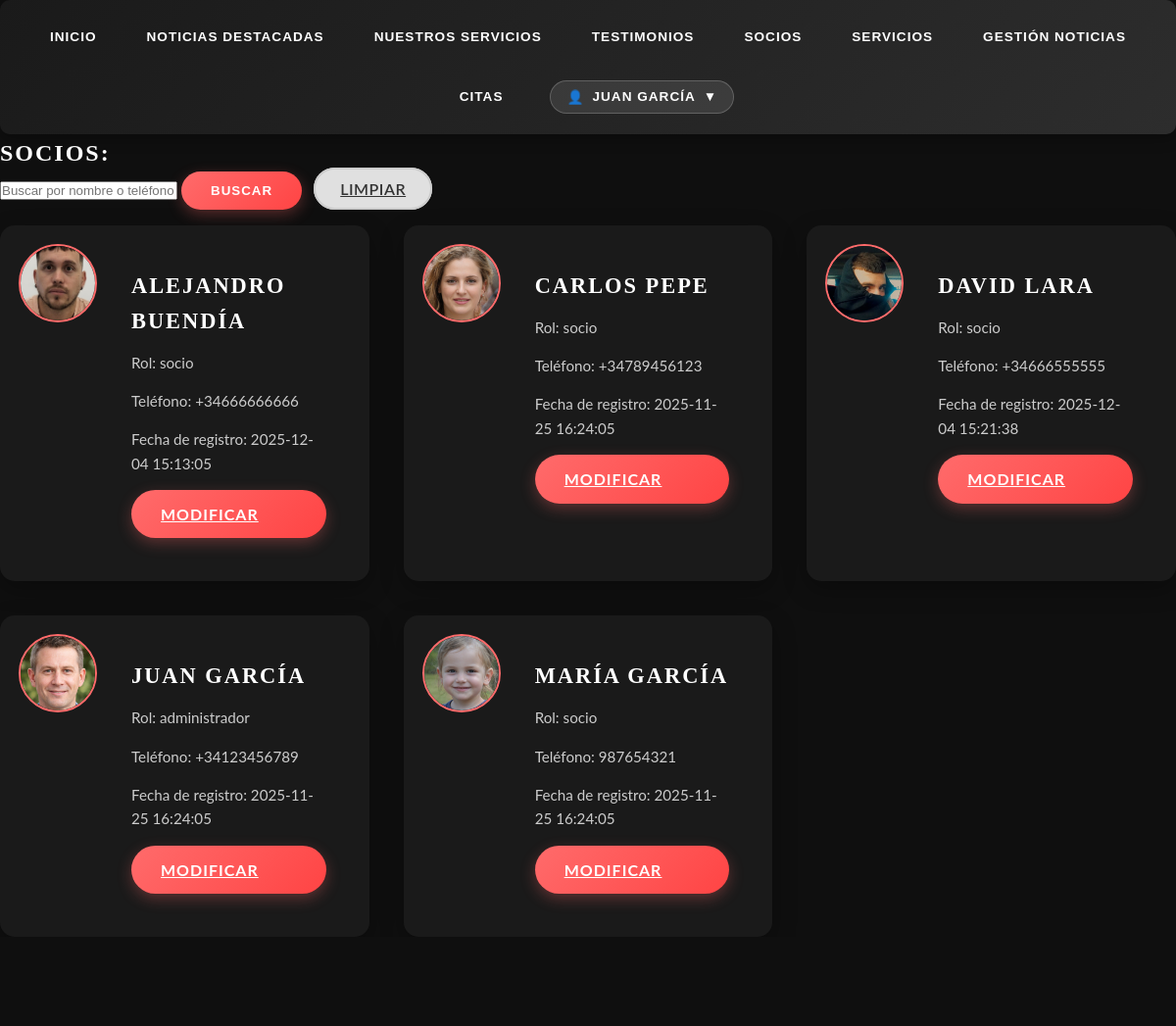
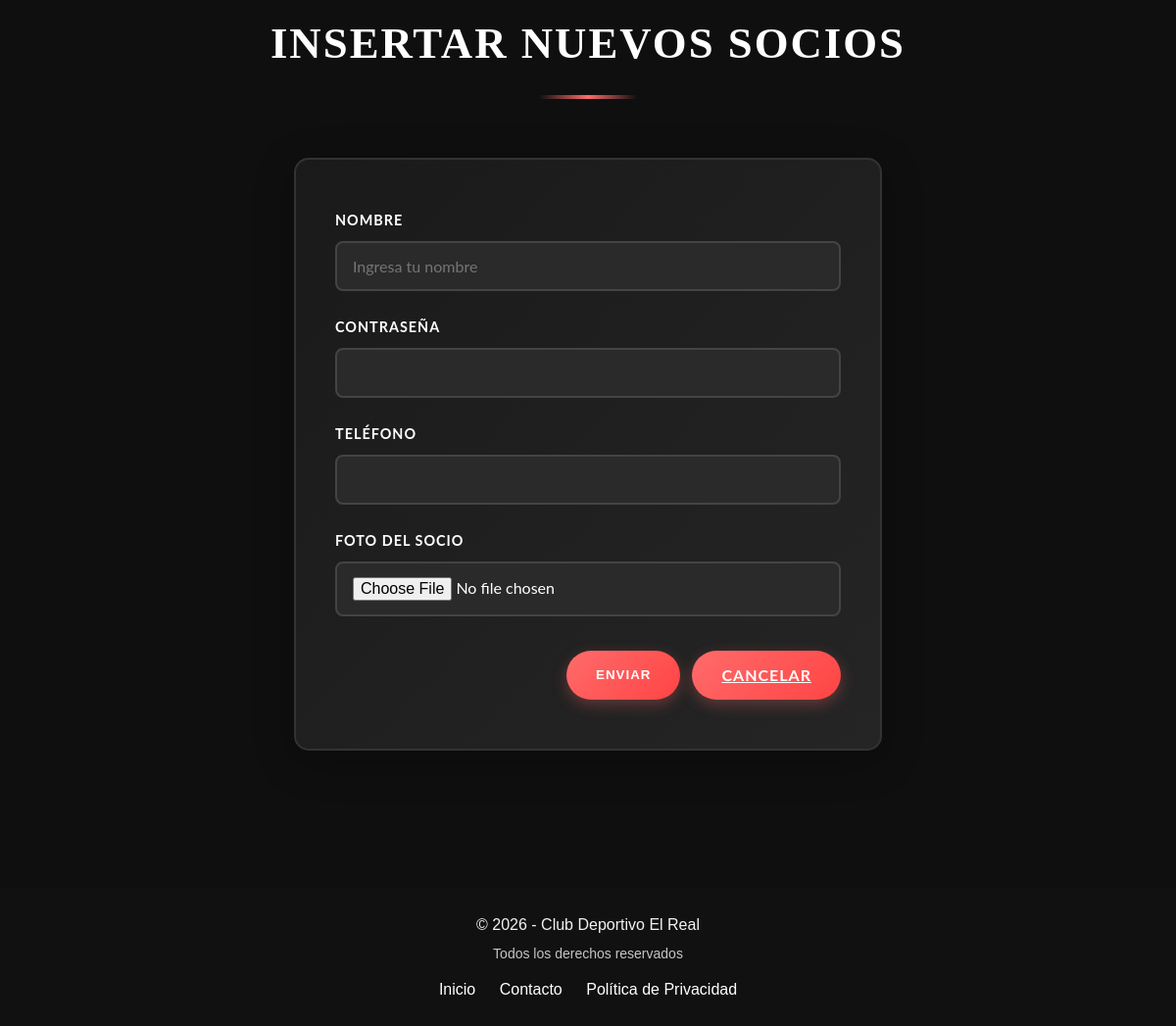
The app's page /app/socio.php (signed in) with its own data (2 pictures, top to bottom).
### tables this page shows
CREATE TABLE
IF NOT EXISTS usuarios
(
    id INT AUTO_INCREMENT PRIMARY KEY,
    nombre VARCHAR(100) UNIQUE,
    edad INT,
    clave VARCHAR(255) NOT NULL,
    rol ENUM('socio','administrador', 'normal') NOT NULL DEFAULT 'socio',
    telefono VARCHAR(20) UNIQUE,
    foto VARCHAR(100),
    fecha_registro TIMESTAMP DEFAULT CURRENT_TIMESTAMP
);

### app/socio.php (the view, shortened to what this page needs)
<?php
require_once 'db_config.php';
?>
<!DOCTYPE html>
<html lang="en">
<head>
    <link rel="stylesheet" href="css/styles.css">
</head>
<body>
    <?php
    include "menu.php";
    try {
        $pdo = new PDO(
            "mysql:host=$db_host;dbname=$db_name",
            $db_user,
            $db_password
        );
        $pdo->setAttribute(PDO::ATTR_ERRMODE, PDO::ERRMODE_EXCEPTION);
    } catch (PDOException $e) {
        echo '<p class="error">❌ Error de conexión: ' . $e->getMessage() . '</p>';
        exit;
    }
    $search = isset($_GET['q']) ? trim($_GET['q']) : '';
    if ($search !== '') {
        $sql = "SELECT * FROM usuarios WHERE nombre LIKE :q OR telefono LIKE :q ORDER BY nombre ASC";
        $stmt = $pdo->prepare($sql);
        $stmt->execute([':q' => "%$search%"]);
    } else {
        $stmt = $pdo->query("SELECT * FROM usuarios ORDER BY nombre ASC");
    }
    echo '<h2>Socios:</h2>';
    echo '<form method="get" action="" class="search-form" style="margin-bottom:1rem;">
            <input type="text" name="q" value="'.htmlspecialchars($search).'" placeholder="Buscar por nombre o teléfono" />
            <button type="submit" class="button button-primary">Buscar</button>
            <a href="socio.php" class="button button-secondary" style="margin-left:0.5rem;">Limpiar</a>
          </form>';
    echo '<div class="news-grid">';
    if ($stmt->rowCount() > 0) {
        while ($row = $stmt->fetch(PDO::FETCH_ASSOC)) {
            ?>
            <article class='news-card socios-card'>
                <img class='img_usuario' src='<?= htmlspecialchars($row['foto']) ?>' alt='<?= htmlspecialchars($row['nombre']) ?>'>
                <div class='news-content'>
                    <h3><?= htmlspecialchars($row['nombre']) ?></h3>
                    <p>Rol: <?= htmlspecialchars($row['rol']) ?></p>
                    <p>Teléfono: <?= htmlspecialchars($row['telefono']) ?></p>
                    <p>Fecha de registro: <?= htmlspecialchars($row['fecha_registro']) ?></p>
                    <a href='socio.php?id=<?= (int)$row['id'] ?>#admin-socios' class='button button-primary'>Modificar</a>
                </div>
            </article>
            <?php
        }
    } else {
        echo "<p>No se han encontrado socios.</p>";
    }
    echo '</div>';
    ?>
    <div class="container2">
        <main>
            <section id="admin-socios">
                <div class="container">
                    <h2>Insertar Nuevos Socios</h2>
                    <?php
                    $socioData = null;
                    ?>
                    <form action="" method="post" enctype="multipart/form-data" id="formularioSocio">
                        <div class="formulario">
                            <div class="form-group-columns">
                                <div class="form-group">
                                    <label for="nombre">Nombre</label>
                                    <input type="text" name="nombre" id="nombre" placeholder="Ingresa tu nombre" value="<?php echo $socioData ? htmlspecialchars($socioData['nombre']) : ''; ?>"/>
                                </div>
                                <div class="form-group">
                                    <label for="password">Contraseña</label>
                                    <input type="password" name="password" id="password" placeholder="<?php echo $socioData ? 'Dejar en blanco para no cambiar' : ''; ?>"/>
                                </div>
                            </div>
                            <div class="form-group">
                                <label for="telefono">Teléfono</label>
                                <input type="tel" name="telefono" id="telefono" value="<?php echo $socioData ? $socioData['telefono'] : ''; ?>"/>
                            </div>
                            <div class="form-group">
                                <label for="foto">Foto del socio</label>
                                <input type="file" name="foto" id="foto"/>
                            </div>
                            <div class="form-actions">
                                <button type="submit" class="button button-primary"><?php echo $socioData ? 'Actualizar' : 'Enviar'; ?></button>
                                <a href='socio.php' class='button button-primary'>Cancelar</a>
                            </div>
                        </div>
                    </form>
                </div>
            </section>
        </main>
    </div>
    <?php
        include "footer.php";
    ?>
</body>
</html>

### app/css/styles.css (style rules this page uses)
* { margin: 0; padding: 0; box-sizing: border-box; }
.container2 { min-height: 100%; display: flex; flex-direction: column; }
html, body { height: 100%; margin: 0; padding: 0; }
body { font-family: 'Lato', sans-serif; line-height: 1.6; background-color: #0f0f0f; color: #e0e0e0; min-height: 100vh; }
main { flex: 1; }
h1, h2, h3 { font-family: 'Playfair Display', serif; color: #ffffff; text-transform: uppercase; letter-spacing: 2px; }
.container { max-width: 1200px; margin: 0 auto; padding: 0 20px; }
section { padding: 100px 0; position: relative; }
section:nth-child(odd) { background: #0f0f0f; }
.services-section h2, .latest-news-section h2, .appointments-section h2, .contact-section h2, section h2 { text-align: center; font-size: 2.8rem; margin-bottom: 60px; position: relative; padding-bottom: 20px; }
.services-section h2::after, .latest-news-section h2::after, section h2::after { content: ''; position: absolute; bottom: 0; left: 50%; transform: translateX(-50%); width: 100px; height: 4px; background: linear-gradient(90deg, transparent 0%, #ff6b6b 50%, transparent 100%); }
.news-grid { display: grid; grid-template-columns: repeat(auto-fit, minmax(300px, 1fr)); gap: 35px; }
.news-card { background-color: #1a1a1a; border-radius: 15px; overflow: hidden; box-shadow: 0 8px 25px rgba(0, 0, 0, 0.3); display: flex; flex-direction: column; transition: all 0.4s ease; border: 3px solid transparent; }
.news-content { padding: 25px; flex: 1; display: flex; flex-direction: column; }
.news-content h3 { margin-bottom: 12px; font-size: 1.4rem; color: #ffffff; }
.news-content p { margin-bottom: 15px; font-size: 0.95rem; color: #cccccc; flex: 1; }
.formulario { background: linear-gradient(135deg, #1a1a1a 0%, #252525 100%); padding: 50px 40px; border-radius: 15px; box-shadow: 0 10px 40px rgba(0, 0, 0, 0.3); max-width: 600px; margin: 0 auto; border: 2px solid #333333; }
.formulario .form-group { margin-bottom: 25px; }
.formulario label { display: block; margin-bottom: 10px; font-weight: 700; color: #ffffff; text-transform: uppercase; font-size: 0.9rem; letter-spacing: 1px; }
.formulario input, .formulario select, .formulario textarea { width: 100%; padding: 14px 16px; border-radius: 8px; border: 2px solid #444444; font-size: 1rem; font-family: 'Lato', sans-serif; transition: all 0.3s ease; background-color: #2a2a2a; color: #ffffff; }
.form-actions { display: flex; gap: 12px; justify-content: flex-end; margin-top: 35px; }
.button-primary { background: linear-gradient(135deg, #ff6b6b 0%, #ff4444 100%); color: #fff; border: none; padding: 12px 30px; border-radius: 25px; font-weight: 700; text-transform: uppercase; letter-spacing: 1px; cursor: pointer; transition: all 0.3s ease; box-shadow: 0 5px 15px rgba(255, 107, 107, 0.3); }
.button-secondary { background-color: #e0e0e0; color: #333; border: 2px solid #ccc; padding: 10px 25px; border-radius: 25px; font-weight: 600; text-transform: uppercase; letter-spacing: 0.5px; cursor: pointer; transition: all 0.3s ease; }
.img_usuario { width: 80px; height: 80px; border-radius: 50%; object-fit: cover; margin-right: 10px; border: 2px solid #ff6b6b; }
.socios-card { display: flex; align-items: flex-start; flex-direction: row; padding: 1rem; }

### records on screen
usuarios: foto (picture), nombre "ALEJANDRO BUENDÍA", rol "socio", telefono "+34666666666", fecha_registro "2025-12-04 15:13:05"
usuarios: foto (picture), nombre "CARLOS PEPE", rol "socio", telefono "+34789456123", fecha_registro "2025-11-25 16:24:05"
usuarios: foto (picture), nombre "DAVID LARA", rol "socio", telefono "+34666555555", fecha_registro "2025-12-04 15:21:38"
usuarios: foto (picture), nombre "JUAN GARCÍA", rol "administrador", telefono "+34123456789", fecha_registro "2025-11-25 16:24:05"
usuarios: shows a picture, nombre "MARÍA GARCÍA", rol "socio", telefono "987654321", fecha_registro "2025-11-25 16:24:05"

### other values on screen
$_SESSION['username'] "JUAN GARCÍA"
